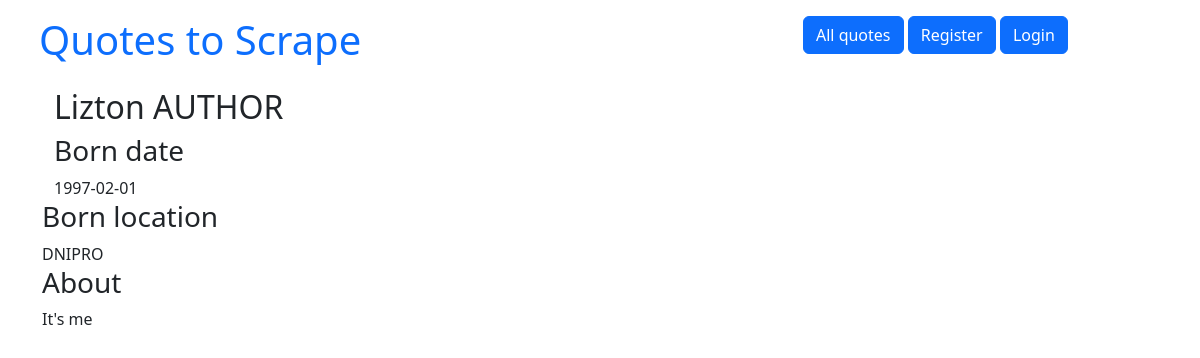
The app's page /about/Lizton AUTHOR/ with its own data.
### quotes/models.py (models this page shows, shortened)
class Author(models.Model):
    fullname = models.CharField(max_length=50)
    born_date = models.CharField(max_length=50)
    born_location = models.CharField(max_length=50)
    description = models.TextField()
    created_at = models.DateTimeField(auto_now_add=True)
    user = models.ForeignKey(User, blank=True, null=True, on_delete=models.CASCADE, default=None)

### quotes/views.py (the view)
# urls.py: path('about/<str:author_name>/', views.get_author, name='author'),
def get_author(request, author_name):
    author = Author.objects.get(fullname=author_name)
    return render(request, 'quotes/author.html', context={"author": author})

### quotes/templates/quotes/author.html
{% extends 'my_project/base.html' %}
{% block body %}
<div class="container">
    <h2>{{ author.fullname }}</h2>
</div>
<div class="container">
   <h3 class="text" itemprop="text">Born date</h3>
    <span class="text" itemprop="text">{{ author.born_date }}</span>
</div>
</div>
<div class="container">
   <h3 class="text" itemprop="text">Born location</h3>
    <span class="text" itemprop="text">{{ author.born_location }}</span>
</div>
<div class="container">
   <h3 class="text" itemprop="text">About</h3>
    <span class="text" itemprop="text">{{ author.description }}</span>
</div>
{% endblock %}

### records on screen
Author: fullname "Lizton AUTHOR", born_date "1997-02-01", born_location "DNIPRO", description "It's me"
